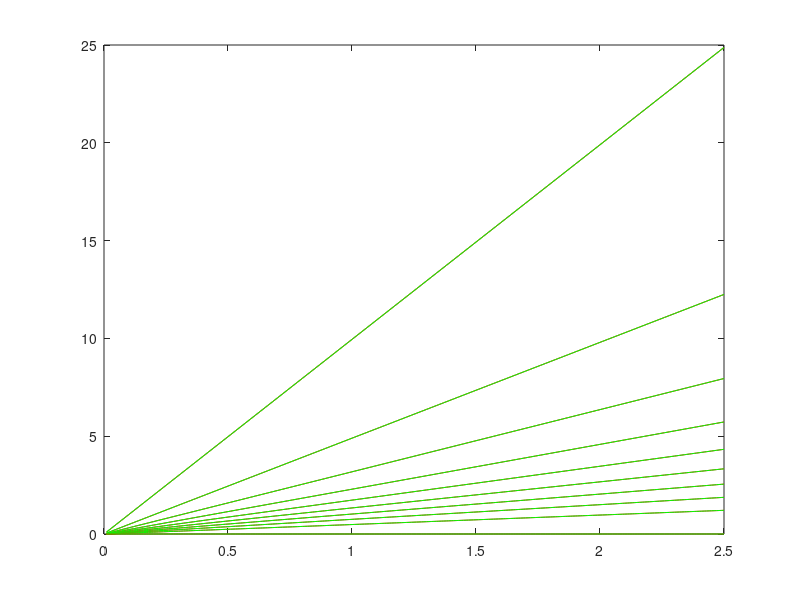

Here is the MATLAB script that generated this plot:
for k = 0.01:0.01:0.1
   x = 0.01:0.01:2.5;
   y1 = sqrt(0.01*x.^2/k^2 - x.^2+k^2/4-0.05^2);    
   y2 = sqrt(0.01/k^2-1)*x;
   plot(x,y1,'-r');
   hold on;
   plot(x,y2,'-g');
   
end
